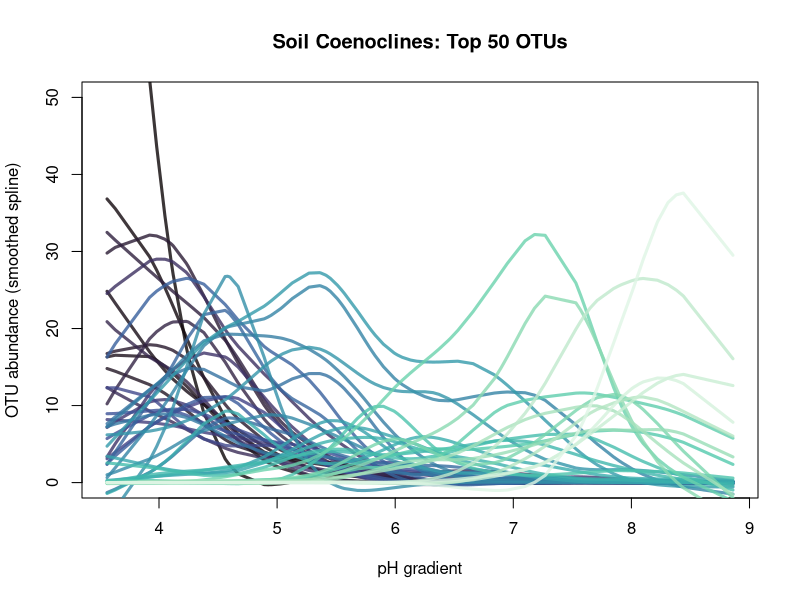
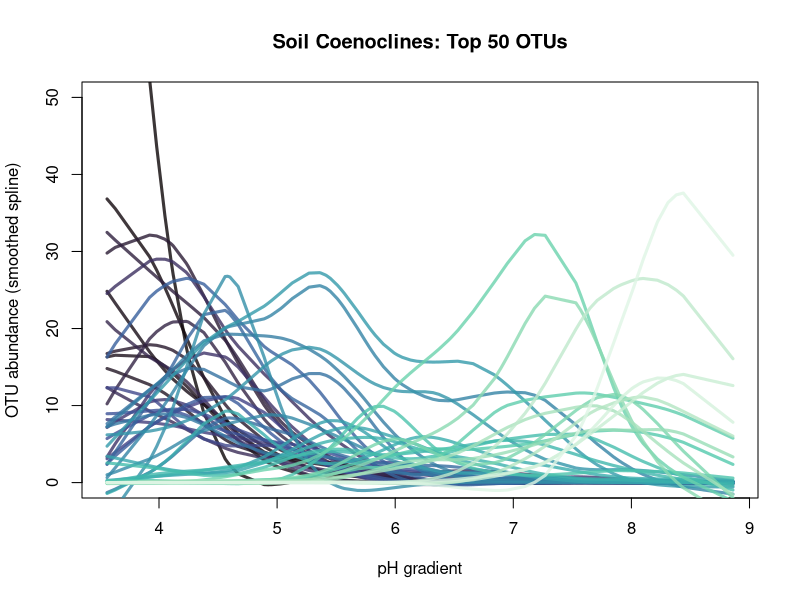
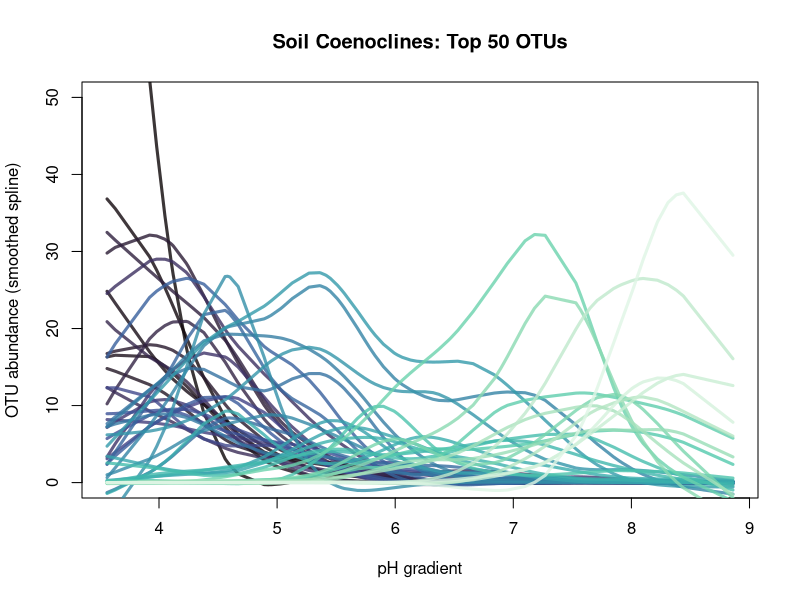

Write the R code that produced these figures, in order.
# Possible supplemental figure : coenoclines of the soil dataset
library(scales)
set.seed(125)

soil <- read.delim("data/soil/44766_clean_otus.txt", row=1, header=T)
soil_meta <- read.delim("data/soil/clean_map.txt", row=1, header=T)
identical(rownames(soil_meta), colnames(soil))
ph_gradient <- soil_meta$ph


# Reduce to most abundant OTUs
mostabun <- soil[head(order(rowSums(soil), decreasing=T),50),]


# Plotting a smoothed curve : What method to use?
# ord <- order(ph_gradient)
# lo <- loess(unlist(mostabun[1,])[ord] ~ ph_gradient[ord])
# ssp <- smooth.spline(x=ph_gradient[ord], y=unlist(mostabun[1,])[ord], spar=0.8)
# plot(x=ph_gradient[ord], y=unlist(mostabun[1,])[ord], type="l", lwd=2, main="Soil Coenoclines", xlab="pH gradient", ylab="OTU abundance")
# lines(predict(lo), col="blue", lwd=2)
# lines(ssp, col="green", lwd=2) # prefer this smoothing spline


# Set up colors
# PCoA colors (low to high pH): "black", "#002dd5", "#1951f4", "#6e8df7", "#aabcf9", "white"
mycolors <- alpha(viridis::mako(nrow(mostabun)),0.8)
avg_peakph <- apply(mostabun, 1, function (row) {mean(ph_gradient[tail(order(row),5)])})
mostabun <- mostabun[order(avg_peakph),] # re-order the data frame to be ordered by colors desired

# Plot the top 50 most abundant
ord <- order(ph_gradient)
spl <- smooth.spline(x=ph_gradient[ord], y=unlist(mostabun[1,])[ord], spar=0.8)
plot(spl, type="l", col=mycolors[1], lwd=3, ylim=c(0,50),
     main="Soil Coenoclines: Top 50 OTUs", xlab="pH gradient", ylab="OTU abundance (smoothed spline)")
for (i in 2:nrow(mostabun)) {
  spline <- smooth.spline(x=ph_gradient[ord], y=unlist(mostabun[i,])[ord], spar=0.8)
  lines(spline, col=mycolors[i], lwd=3)
}
supp1 <- recordPlot()

# Export to TIFF
## high res
tiff("figures/tif_files/suppfig1_soil_coenoclines.tif", width=5, height=4, unit="in", res=1200)
supp1
dev.off()
## low res
tiff("figures/tif_files_low_res/suppfig1_soil_coenoclines_lowres.tif", width=5, height=4, unit="in", res=350)
supp1
dev.off()



# Plot all OTUs
## ordering the dataframe for colors
# allcolors <- alpha(viridis::mako(nrow(soil)), 0.8)
# all_avg_peak <- apply(soil, 1, function (row) {mean(ph_gradient[tail(order(row),5)])})
# df <- soil[order(all_avg_peak),]
# ## plotting
# ord <- order(ph_gradient)
# spl <- smooth.spline(x=ph_gradient[ord], y=unlist(df[1,])[ord], spar=0.8)
# plot(spl, type="l", col=allcolors[1], lwd=3, ylim=c(0,50),
#      main="Soil Coenoclines: All OTUs", xlab="pH gradient", ylab="OTU abundance (smoothed spline)")
# for (i in 2:nrow(soil)) {
#   spline <- smooth.spline(x=ph_gradient[ord], y=unlist(df[i,])[ord], spar=0.8)
#   lines(spline, col=allcolors[i], lwd=3)
# }
